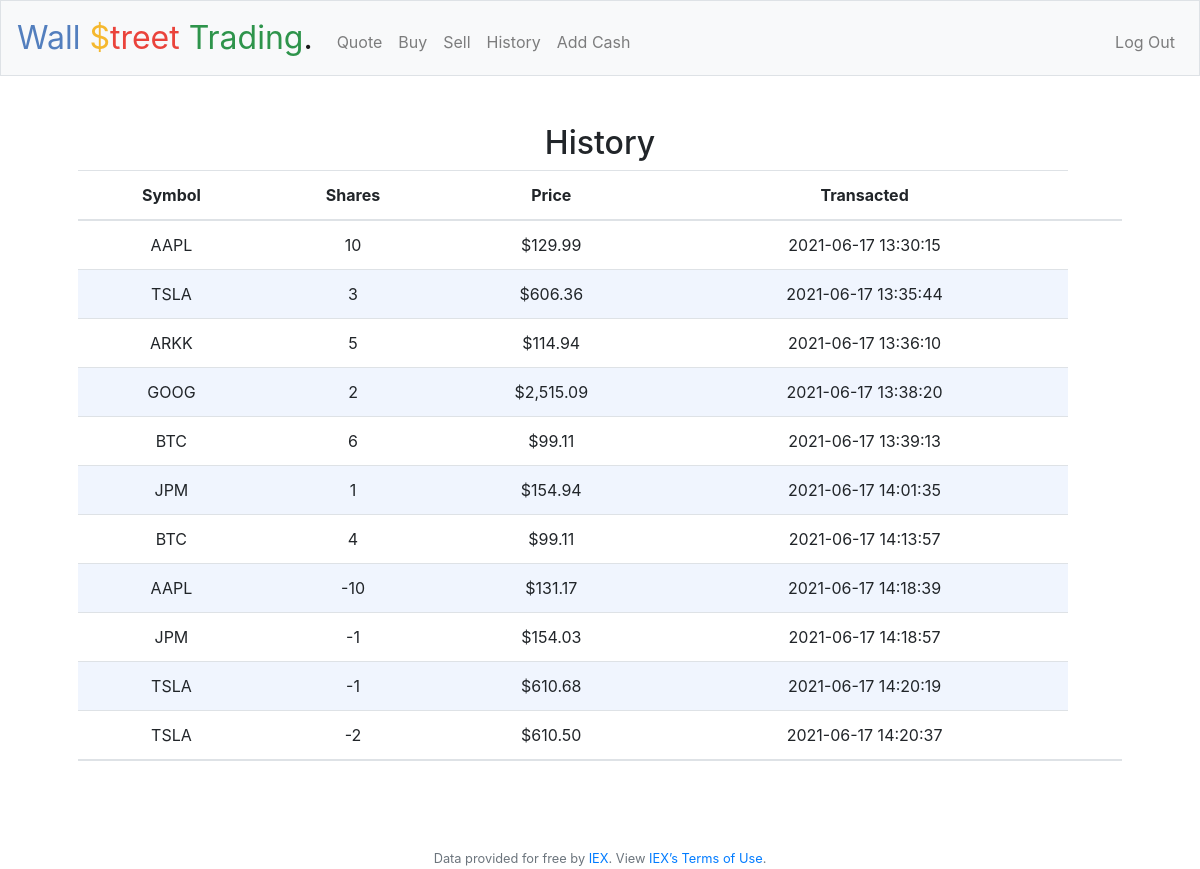
Screenshot of /history (signed in) with the database file from the repository.
### tables this page shows
CREATE TABLE history (transaction_ref INTEGER PRIMARY KEY AUTOINCREMENT NOT NULL, user_id INTEGER NOT NULL, symbol TEXT NOT NULL, stock_name TEXT NOT NULL, shares INTEGER NOT NULL,transacted_price NUMERIC NOT NULL, transacted TIMESTAMP DEFAULT CURRENT_TIMESTAMP NOT NULL);

### app.py (the view)
@app.route("/history")
@login_required
def history():
    rows = db.execute(
        "SELECT symbol, shares, transacted_price, transacted FROM history where user_id = ? ORDER BY transacted", session["user_id"])
    holdings = []
    for row in rows:
        holdings.append({
            'symbol': row['symbol'],
            'shares': row['shares'],
            'price': usd(row['transacted_price']),
            'transacted': row['transacted']
        })
    return render_template('history.html', holdings=holdings)

### app.py (called while the page is built)
@app.after_request
def after_request(response):
    response.headers["Cache-Control"] = "no-cache, no-store, must-revalidate"
    response.headers["Expires"] = 0
    response.headers["Pragma"] = "no-cache"
    return response

### helpers.py (called while the page is built)
def login_required(f):
    @wraps(f)
    def decorated_function(*args, **kwargs):
        if session.get("user_id") is None:
            return redirect("/login")
        return f(*args, **kwargs)
    return decorated_function

def usd(value):
    return f"${value:,.2f}"

### templates/history.html (shortened to what this page needs)
{% extends "layout.html" %}
{% block main %}
    <div>
        <h2>History</h>
    </div>
    <div>
        <table class='table'>
            <thread>
                <tr>
                    <th scope='col'>Symbol</th>
                    <th scope='col'>Shares</th>
                    <th scope='col'>Price</th>
                    <th scope='col'>Transacted</th>
                </tr>
            </thread>
            <tbody>
                {% for holding in holdings %}
                    <tr>
                        <td>{{ holding.symbol }}</td>
                        <td>{{ holding.shares }}</td>
                        <td>{{ holding.price }}</td>
                        <td>{{ holding.transacted }}</td>
                    </tr>
                {% endfor %}
            </tbody>
                    <tr>
                        <td></td>
                        <td></td>
                        <td></td>
                        <td></td>
                        <td><b>{{ total }}</b></td>
                    </tr>
        </table>
    </div>
{% endblock %}

### static/styles.css (style rules this page uses)
table, th, td { padding: 15px; border-spacing: 5px; }
tbody tr:nth-of-type(even) { background-color: rgba(204, 222, 250, 0.3) }

### rows the page displays
history: symbol "AAPL", shares "10", price "$129.99", transacted "2021-06-17 13:30:15"
history: symbol "TSLA", shares "3", price "$606.36", transacted "2021-06-17 13:35:44"
history: symbol "ARKK", shares "5", price "$114.94", transacted "2021-06-17 13:36:10"
history: symbol "GOOG", shares "2", price "$2,515.09", transacted "2021-06-17 13:38:20"
history: symbol "BTC", shares "6", price "$99.11", transacted "2021-06-17 13:39:13"
history: symbol "JPM", shares "1", price "$154.94", transacted "2021-06-17 14:01:35"
history: symbol "BTC", shares "4", price "$99.11", transacted "2021-06-17 14:13:57"
history: symbol "AAPL", shares "-10", price "$131.17", transacted "2021-06-17 14:18:39"
history: symbol "JPM", shares "-1", price "$154.03", transacted "2021-06-17 14:18:57"
history: symbol "TSLA", shares "-1", price "$610.68", transacted "2021-06-17 14:20:19"
history: symbol "TSLA", shares "-2", price "$610.50", transacted "2021-06-17 14:20:37"
